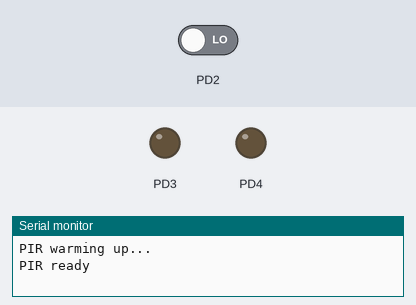
The program below on a simulated ATmega328P, built with avr-gcc and emulated at 16 MHz (the files do not name the chip). Shown: output pins drawn as LEDs (lit = HIGH), the last lines printed to the serial monitor. The inputs (shaded band) are chosen by the test bench; at power-on: PD2 LOW.

Above: at 4.8 s.
4.9 s: PD2 driven HIGH
At 6.2 s:
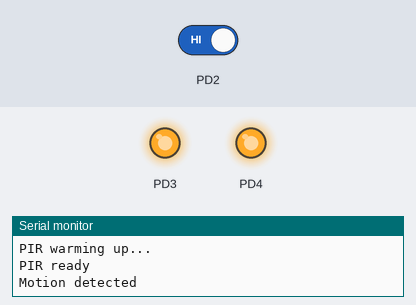
6.5 s: PD2 driven LOW
At 8.2 s:
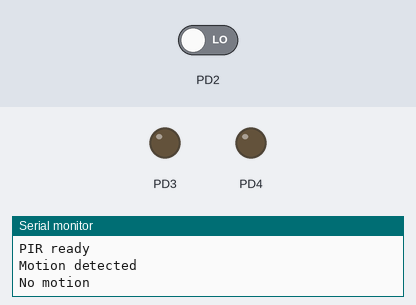
Timing chart, 0 to 9.7 s (numbered marks = the images above; inputs shaded):
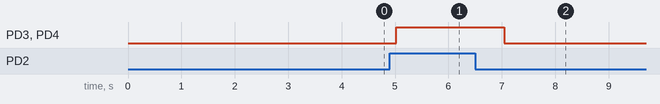

The program:

main.cpp
```cpp
#define F_CPU 16000000UL

#include <avr/io.h>
#include <util/delay.h>
#include <stdbool.h>

bool lastMotionState = false;
void UART_init(void)
{
    UBRR0H = 0;
    UBRR0L = 103;
    UCSR0B = (1 << TXEN0);
    UCSR0C = (1 << UCSZ01) | (1 << UCSZ00);
}


void UART_transmit(char data)
{
    while (!(UCSR0A & (1 << UDRE0)));

    UDR0 = data;
}


void UART_print(const char *str)
{
    while (*str)
    {
        UART_transmit(*str);
        str++;
    }
}


int main(void)
{
    DDRD &= ~(1 << PD2);

    DDRD |= (1 << PD3);

    DDRD |= (1 << PD4);

    PORTD &= ~(1 << PD3);

    PORTD &= ~(1 << PD4);


    UART_init();

    UART_print("PIR warming up...\r\n");

    _delay_ms(2000);

    UART_print("PIR ready\r\n");


    while (1)
    {
        bool motionDetected = (PIND & (1 << PD2));


        if (motionDetected != lastMotionState)
        {
            lastMotionState = motionDetected;

            if (motionDetected)
            {
                PORTD |= (1 << PD3);

                PORTD |= (1 << PD4);

                UART_print("Motion detected\r\n");
            }
            else
            {
                PORTD &= ~(1 << PD3);

                PORTD &= ~(1 << PD4);

                UART_print("No motion\r\n");
            }
        }

        _delay_ms(1000);
    }

    return 0;
}
```

Measured:
- after the input at 4.9 s, PD3, PD4: LOW → HIGH after 0.13 s
- after the input at 6.5 s, PD3, PD4: HIGH → LOW after 0.54 s
